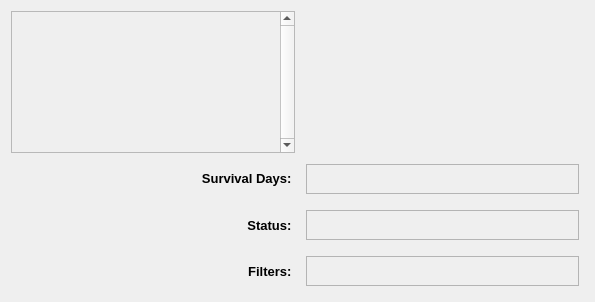
<?xml version="1.0" encoding="UTF-8"?>
<ui version="4.0">
 <class>kaplanmeierTab</class>
 <widget class="QWidget" name="kaplanmeierTab">
  <property name="geometry">
   <rect>
    <x>0</x>
    <y>0</y>
    <width>595</width>
    <height>302</height>
   </rect>
  </property>
  <property name="maximumSize">
   <size>
    <width>16777215</width>
    <height>16777215</height>
   </size>
  </property>
  <property name="windowTitle">
   <string>Form</string>
  </property>
  <layout class="QHBoxLayout" name="horizontalLayout">
   <item>
    <layout class="QGridLayout" name="gridLayout" rowstretch="0,0,0,0">
     <property name="sizeConstraint">
      <enum>QLayout::SetNoConstraint</enum>
     </property>
     <property name="verticalSpacing">
      <number>6</number>
     </property>
     <item row="0" column="0">
      <widget class="QScrollArea" name="scrollArea">
       <property name="enabled">
        <bool>true</bool>
       </property>
       <property name="maximumSize">
        <size>
         <width>300</width>
         <height>16777215</height>
        </size>
       </property>
       <property name="autoFillBackground">
        <bool>false</bool>
       </property>
       <property name="styleSheet">
        <string notr="true"/>
       </property>
       <property name="verticalScrollBarPolicy">
        <enum>Qt::ScrollBarAlwaysOn</enum>
       </property>
       <property name="horizontalScrollBarPolicy">
        <enum>Qt::ScrollBarAsNeeded</enum>
       </property>
       <property name="sizeAdjustPolicy">
        <enum>QAbstractScrollArea::AdjustToContents</enum>
       </property>
       <property name="widgetResizable">
        <bool>true</bool>
       </property>
       <widget class="QWidget" name="scroll_widget">
        <property name="geometry">
         <rect>
          <x>0</x>
          <y>0</y>
          <width>270</width>
          <height>88</height>
         </rect>
        </property>
       </widget>
      </widget>
     </item>
     <item row="2" column="0">
      <widget class="QLabel" name="labelStatus">
       <property name="font">
        <font>
         <pointsize>10</pointsize>
         <weight>75</weight>
         <bold>true</bold>
        </font>
       </property>
       <property name="text">
        <string>Status: </string>
       </property>
       <property name="alignment">
        <set>Qt::AlignRight|Qt::AlignTrailing|Qt::AlignVCenter</set>
       </property>
      </widget>
     </item>
     <item row="3" column="0">
      <widget class="QLabel" name="labelFilters">
       <property name="font">
        <font>
         <pointsize>10</pointsize>
         <weight>75</weight>
         <bold>true</bold>
        </font>
       </property>
       <property name="text">
        <string>Filters: </string>
       </property>
       <property name="alignment">
        <set>Qt::AlignRight|Qt::AlignTrailing|Qt::AlignVCenter</set>
       </property>
      </widget>
     </item>
     <item row="1" column="0">
      <widget class="QLabel" name="labelDays">
       <property name="font">
        <font>
         <pointsize>10</pointsize>
         <weight>75</weight>
         <italic>false</italic>
         <bold>true</bold>
         <strikeout>false</strikeout>
         <kerning>true</kerning>
        </font>
       </property>
       <property name="text">
        <string>Survival Days: </string>
       </property>
       <property name="textFormat">
        <enum>Qt::RichText</enum>
       </property>
       <property name="alignment">
        <set>Qt::AlignRight|Qt::AlignTrailing|Qt::AlignVCenter</set>
       </property>
      </widget>
     </item>
     <item row="0" column="1">
      <widget class="PlotWidget" name="plotWidget" native="true">
       <property name="autoFillBackground">
        <bool>false</bool>
       </property>
       <property name="styleSheet">
        <string notr="true"/>
       </property>
      </widget>
     </item>
     <item row="2" column="1">
      <layout class="QHBoxLayout" name="status_layout">
       <property name="sizeConstraint">
        <enum>QLayout::SetNoConstraint</enum>
       </property>
       <item>
        <widget class="QWidget" name="status_widget" native="true">
         <property name="enabled">
          <bool>false</bool>
         </property>
         <property name="minimumSize">
          <size>
           <width>100</width>
           <height>40</height>
          </size>
         </property>
         <property name="maximumSize">
          <size>
           <width>16777215</width>
           <height>40</height>
          </size>
         </property>
         <property name="autoFillBackground">
          <bool>false</bool>
         </property>
         <property name="styleSheet">
          <string notr="true">margin:5px; border:1px solid rgb(180,180, 180);</string>
         </property>
        </widget>
       </item>
      </layout>
     </item>
     <item row="3" column="1">
      <layout class="QHBoxLayout" name="filters_layout">
       <property name="sizeConstraint">
        <enum>QLayout::SetNoConstraint</enum>
       </property>
       <item>
        <widget class="QWidget" name="filters_widget" native="true">
         <property name="enabled">
          <bool>false</bool>
         </property>
         <property name="minimumSize">
          <size>
           <width>100</width>
           <height>40</height>
          </size>
         </property>
         <property name="maximumSize">
          <size>
           <width>16777215</width>
           <height>40</height>
          </size>
         </property>
         <property name="autoFillBackground">
          <bool>false</bool>
         </property>
         <property name="styleSheet">
          <string notr="true">margin:5px; border:1px solid rgb(180, 180, 180);</string>
         </property>
        </widget>
       </item>
      </layout>
     </item>
     <item row="1" column="1">
      <layout class="QHBoxLayout" name="survival_layout">
       <property name="sizeConstraint">
        <enum>QLayout::SetNoConstraint</enum>
       </property>
       <item>
        <widget class="QWidget" name="survival_widget" native="true">
         <property name="enabled">
          <bool>false</bool>
         </property>
         <property name="sizePolicy">
          <sizepolicy hsizetype="Expanding" vsizetype="Expanding">
           <horstretch>0</horstretch>
           <verstretch>0</verstretch>
          </sizepolicy>
         </property>
         <property name="minimumSize">
          <size>
           <width>100</width>
           <height>40</height>
          </size>
         </property>
         <property name="maximumSize">
          <size>
           <width>16777215</width>
           <height>40</height>
          </size>
         </property>
         <property name="autoFillBackground">
          <bool>false</bool>
         </property>
         <property name="styleSheet">
          <string notr="true">margin:5px; border:1px solid rgb(180, 180, 180);</string>
         </property>
        </widget>
       </item>
      </layout>
     </item>
    </layout>
   </item>
  </layout>
 </widget>
 <customwidgets>
  <customwidget>
   <class>PlotWidget</class>
   <extends>QWidget</extends>
   <header location="global">pyqtgraph</header>
   <container>1</container>
  </customwidget>
 </customwidgets>
 <resources/>
 <connections/>
</ui>
